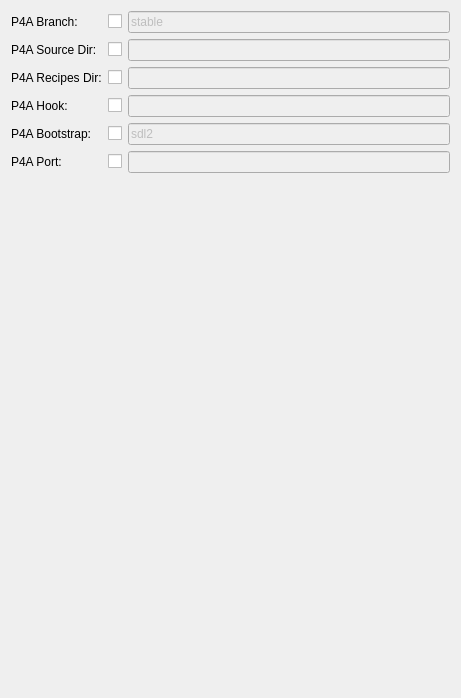
            <widget class="QWidget" name="scrollAreaWidgetContents_5">
             <property name="geometry">
              <rect>
               <x>0</x>
               <y>0</y>
               <width>461</width>
               <height>698</height>
              </rect>
             </property>
             <layout class="QVBoxLayout" name="verticalLayout_3">
              <item>
               <layout class="QGridLayout" name="gridLayout_6">
                <item row="0" column="0">
                 <widget class="QLabel" name="label_34">
                  <property name="text">
                   <string>P4A Branch:</string>
                  </property>
                 </widget>
                </item>
                <item row="0" column="1">
                 <widget class="QCheckBox" name="checkbox_p4a_branch">
                  <property name="text">
                   <string/>
                  </property>
                 </widget>
                </item>
                <item row="0" column="2">
                 <widget class="QLineEdit" name="lineedit_p4a_branch">
                  <property name="enabled">
                   <bool>false</bool>
                  </property>
                  <property name="toolTip">
                   <string>(str) python-for-android branch to use, defaults to stable</string>
                  </property>
                  <property name="text">
                   <string>stable</string>
                  </property>
                 </widget>
                </item>
                <item row="1" column="0">
                 <widget class="QLabel" name="label_42">
                  <property name="text">
                   <string>P4A Source Dir:</string>
                  </property>
                 </widget>
                </item>
                <item row="2" column="0">
                 <widget class="QLabel" name="label_43">
                  <property name="text">
                   <string>P4A Recipes Dir:</string>
                  </property>
                 </widget>
                </item>
                <item row="3" column="0">
                 <widget class="QLabel" name="label_44">
                  <property name="text">
                   <string>P4A Hook:</string>
                  </property>
                 </widget>
                </item>
                <item row="4" column="0">
                 <widget class="QLabel" name="label_45">
                  <property name="text">
                   <string>P4A Bootstrap:</string>
                  </property>
                 </widget>
                </item>
                <item row="5" column="0">
                 <widget class="QLabel" name="label_46">
                  <property name="text">
                   <string>P4A Port:</string>
                  </property>
                 </widget>
                </item>
                <item row="6" column="2">
                 <spacer name="verticalSpacer_3">
                  <property name="orientation">
                   <enum>Qt::Vertical</enum>
                  </property>
                  <property name="sizeHint" stdset="0">
                   <size>
                    <width>20</width>
                    <height>13</height>
                   </size>
                  </property>
                 </spacer>
                </item>
                <item row="5" column="1">
                 <widget class="QCheckBox" name="checkbox_p4a_port">
                  <property name="text">
                   <string/>
                  </property>
                 </widget>
                </item>
                <item row="4" column="1">
                 <widget class="QCheckBox" name="checkbox_p4a_bootstrap">
                  <property name="text">
                   <string/>
                  </property>
                 </widget>
                </item>
                <item row="3" column="1">
                 <widget class="QCheckBox" name="checkbox_p4a_hook">
                  <property name="text">
                   <string/>
                  </property>
                 </widget>
                </item>
                <item row="2" column="1">
                 <widget class="QCheckBox" name="checkbox_p4a_local_recipes">
                  <property name="text">
                   <string/>
                  </property>
                 </widget>
                </item>
                <item row="1" column="1">
                 <widget class="QCheckBox" name="checkbox_p4a_source_dir">
                  <property name="text">
                   <string/>
                  </property>
                 </widget>
                </item>
                <item row="5" column="2">
                 <widget class="QLineEdit" name="lineedit_p4a_port">
                  <property name="enabled">
                   <bool>false</bool>
                  </property>
                  <property name="toolTip">
                   <string>(int) port number to specify an explicit --port= p4a argument (eg for bootstrap flask)</string>
                  </property>
                 </widget>
                </item>
                <item row="4" column="2">
                 <widget class="QLineEdit" name="lineedit_p4a_bootstrap">
                  <property name="enabled">
                   <bool>false</bool>
                  </property>
                  <property name="toolTip">
                   <string>(str) Bootstrap to use for android builds</string>
                  </property>
                  <property name="text">
                   <string>sdl2</string>
                  </property>
                 </widget>
                </item>
                <item row="3" column="2">
                 <widget class="QLineEdit" name="lineedit_p4a_hook">
                  <property name="enabled">
                   <bool>false</bool>
                  </property>
                  <property name="toolTip">
                   <string>(str) Filename to the hook for p4a</string>
                  </property>
                 </widget>
                </item>
                <item row="2" column="2">
                 <widget class="QLineEdit" name="lineedit_p4a_local_recipes">
                  <property name="enabled">
                   <bool>false</bool>
                  </property>
                  <property name="toolTip">
                   <string>(str) The directory in which python-for-android should look for your own build recipes (if any)</string>
                  </property>
                 </widget>
                </item>
                <item row="1" column="2">
                 <widget class="QLineEdit" name="lineedit_p4a_source_dir">
                  <property name="enabled">
                   <bool>false</bool>
                  </property>
                  <property name="toolTip">
                   <string>(str) python-for-android git clone directory (if empty, it will be automatically cloned from github)</string>
                  </property>
                 </widget>
                </item>
               </layout>
              </item>
             </layout>
            </widget>
